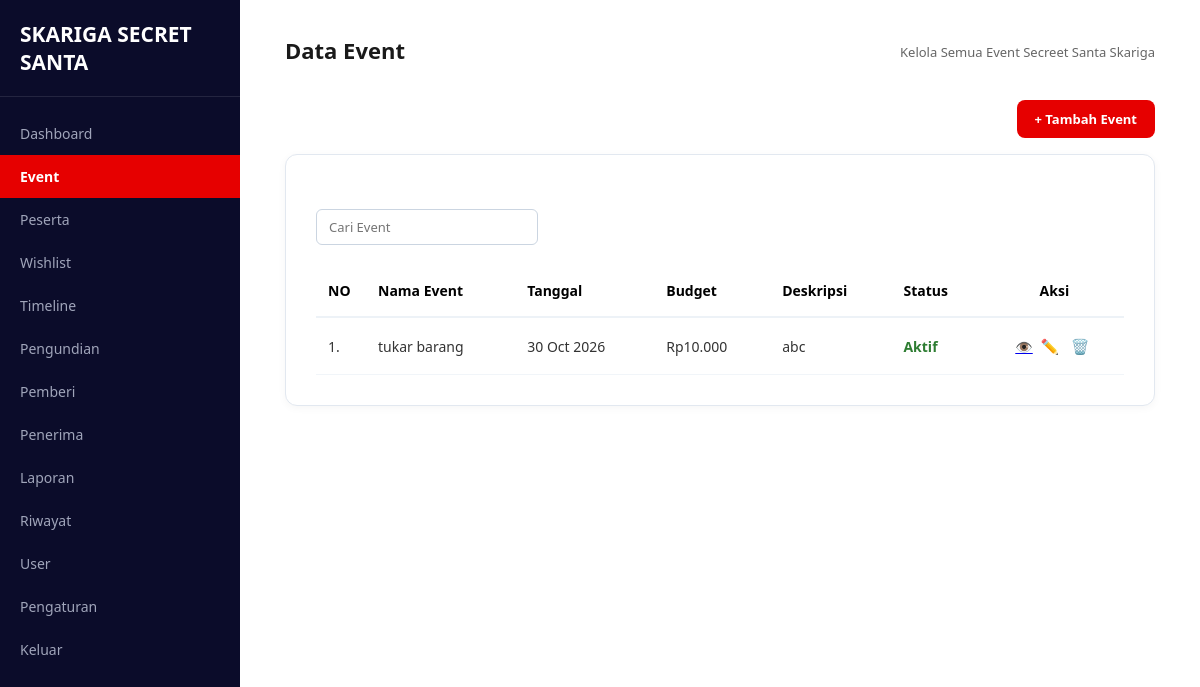
The app's page /pages/event/event.php (signed in) with its own data.
### tables this page shows
CREATE TABLE `events` (
  `id` int(11) NOT NULL,
  `user_id` int(11) NOT NULL,
  `nama_event` varchar(150) NOT NULL,
  `deskripsi` text DEFAULT NULL,
  `budget` decimal(12,2) DEFAULT 0.00,
  `tanggal_event` date DEFAULT NULL,
  `status` enum('draft','aktif','selesai') DEFAULT 'draft',
  `created_at` timestamp NOT NULL DEFAULT current_timestamp()
);

### config/config.php (called while the page is built, shortened)
<?php
$base_url = 'http://localhost:8080/Project-TA-rey-nesya-rendra/';
function base_url($path = '')
{
    global $base_url;
    return $base_url . ltrim($path, '/');
}
?>

### includes/functions.php (called while the page is built, shortened)
<?php
function h($str)
{
    return htmlspecialchars((string) $str, ENT_QUOTES, 'UTF-8');
}
?>

### pages/event/event.php (the view, shortened to what this page needs)
<?php
require_once __DIR__ . '/../../config/config.php';
require_once __DIR__ . '/../../includes/functions.php';
$search = trim($_GET['q'] ?? '');
if ($search !== '') {
    $stmt = $conn->prepare(
        "SELECT id, nama_event, deskripsi, budget, tanggal_event, status
         FROM events
         WHERE nama_event LIKE ?
         ORDER BY tanggal_event DESC, id DESC"
    );
    $like = '%' . $search . '%';
    $stmt->bind_param('s', $like);
} else {
    $stmt = $conn->prepare(
        "SELECT id, nama_event, deskripsi, budget, tanggal_event, status
         FROM events
         ORDER BY tanggal_event DESC, id DESC"
    );
}
$stmt->execute();
$result = $stmt->get_result();
$event_list = [];
while ($row = $result->fetch_assoc()) {
    $event_list[] = $row;
}
require_once __DIR__ . '/../../includes/admin_layout_top.php';
?>
<div style="display:flex; justify-content:flex-end; margin-bottom:16px;">
    <a href="<?= base_url('pages/event/tambah.php') ?>" class="btn-add">+ Tambah Event</a>
</div>
<div class="table-card" style="min-height:0; display:block;">
    <form method="GET" class="filter-bar">
        <div class="filter-group">
            <label for="q">&nbsp;</label>
            <input type="text" name="q" id="q" placeholder="Cari Event" value="<?= h($search) ?>">
        </div>
    </form>
    <?php if (!$event_list): ?>
        <div class="empty-state">
            <h3>Belum Ada Event</h3>
            <p>Silahkan tambahkan event terlebih dahulu.</p>
        </div>
    <?php else: ?>
        <table class="data-table">
            <thead>
                <tr>
                    <th style="width: 50px;">NO</th>
                    <th>Nama Event</th>
                    <th>Tanggal</th>
                    <th>Budget</th>
                    <th>Deskripsi</th>
                    <th>Status</th>
                    <th style="text-align:center;">Aksi</th>
                </tr>
            </thead>
            <tbody>
                <?php foreach ($event_list as $i => $e): ?>
                    <tr>
                        <td><?= $i + 1 ?>.</td>
                        <td><?= h($e['nama_event']) ?></td>
                        <td><?= $e['tanggal_event'] ? date('d M Y', strtotime($e['tanggal_event'])) : '-' ?></td>
                        <td>Rp<?= number_format((float) $e['budget'], 0, ',', '.') ?></td>
                        <td><?= h($e['deskripsi']) ?></td>
                        <td>
                            <span class="<?= $e['status'] === 'aktif' ? 'badge-active' : ($e['status'] === 'selesai' ? 'badge-done' : '') ?>">
                                <?= h(ucfirst($e['status'])) ?>
                            </span>
                        </td>
                        <td class="action-buttons">
                            <a href="<?= base_url('pages/peserta/index.php?event_id=' . $e['id']) ?>" title="Lihat Peserta">👁️</a>
                            <a href="<?= base_url('pages/event/edit.php?id=' . $e['id']) ?>" class="btn-edit" title="Edit">✏️</a>
                            <a href="<?= base_url('pages/event/hapus.php?id=' . $e['id']) ?>"
                                class="btn-delete"
                                title="Hapus"
                                onclick="return confirm('Yakin ingin menghapus event ini?');"
                            >🗑️</a>
                        </td>
                    </tr>
                <?php endforeach; ?>
            </tbody>
        </table>
    <?php endif; ?>
</div>
<?php require_once __DIR__ . '/../../includes/admin_layout_bottom.php'; ?>

### assets/css/style_admin.css (style rules this page uses)
* { box-sizing: border-box; margin: 0; padding: 0; font-family: 'Segoe UI', Tahoma, Geneva, Verdana, sans-serif; }
html, body { width: 100%; height: 100%; overflow-x: hidden; background-color: #ffffff; }
.table-card { border: 1px solid #e2e8f0; border-radius: 12px; padding: 30px; background-color: #ffffff; box-shadow: 0 2px 8px rgba(0, 0, 0, 0.04); min-height: 480px; display: flex; flex-direction: column; justify-content: flex-start; }
table { width: 100%; border-collapse: collapse; font-size: 13px; }
table th { text-align: left; color: #666; font-weight: 500; padding-bottom: 12px; border-bottom: 1px solid #edf2f7; }
table td { padding: 14px 0; color: #333; }
.data-table { width: 100%; border-collapse: collapse; font-size: 14px; }
.data-table th { text-align: left; color: #000000; font-weight: 700; padding: 16px 12px; border-bottom: 2px solid #edf2f7; font-size: 14px; }
.data-table td { padding: 18px 12px; color: #333333; border-bottom: 1px solid #f1f5f9; vertical-align: middle; }
.badge-active, .badge-done { color: #2e7d32; font-weight: 600; }
.action-buttons { text-align: center; }
.btn-edit, .btn-delete { text-decoration: none; margin: 0 4px; font-size: 15px; display: inline-block; transition: transform 0.2s ease; }
.filter-bar { display: flex; justify-content: space-between; align-items: center; gap: 16px; margin-bottom: 20px; flex-wrap: wrap; }
.filter-bar .filter-group { display: flex; flex-direction: column; gap: 6px; font-size: 13px; color: #333; }
.filter-bar select, .filter-bar input[type="text"] { padding: 8px 12px; border: 1px solid #cbd5e1; border-radius: 6px; font-size: 13px; }
.btn-add { background-color: #e60000; color: white; padding: 10px 18px; border-radius: 8px; text-decoration: none; font-weight: 600; font-size: 13px; display: inline-block; }

### records on screen
events: nama_event "tukar barang", tanggal_event "30 Oct 2026", budget "10.000", deskripsi "abc", status "Aktif"

### other values on screen
$item['label'] "Dashboard"
$item['label'] "Event"
$item['label'] "Peserta"
$item['label'] "Wishlist"
$item['label'] "Timeline"
$item['label'] "Pengundian"
$item['label'] "Pemberi"
$item['label'] "Penerima"
$item['label'] "Laporan"
$item['label'] "Riwayat"
$item['label'] "User"
$item['label'] "Pengaturan"
$page_title "Data Event"
$page_subtitle "Kelola Semua Event Secreet Santa Skariga"
